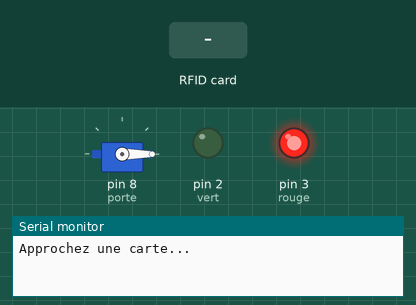
Bench run of a sketch on a simulated Arduino Uno, built with avr-gcc and run on an emulated ATmega328P. Shown: servo, output pins drawn as LEDs (lit = HIGH), the last lines printed to the serial monitor. The test bench sets the inputs (shaded band). Pins used as bus, display or sensor lines are not drawn.

Above: at 1.2 s.
1.3 s: RFID card 5E 7A 19 C4 held to the reader
At 2.7 s:
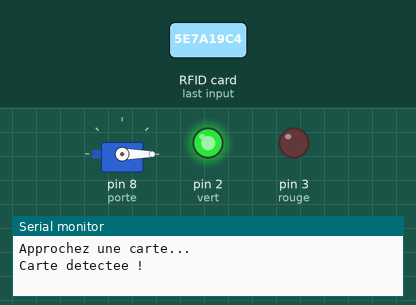
At 5.8 s:
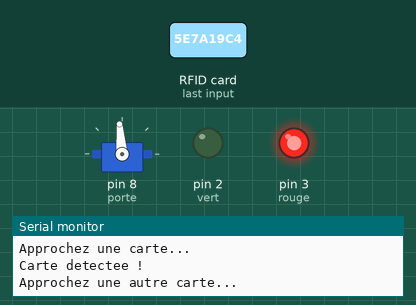
Timing chart, 0 to 7.3 s (numbered marks = the images above; inputs shaded):
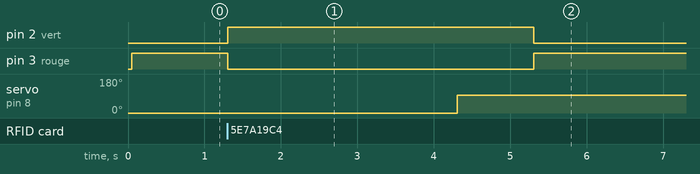

The sketch:

projet4_parkingdoor.ino
```cpp
#include <Servo.h>
#include <SPI.h>
#include <MFRC522.h>

#define SS_PIN 10
#define RST_PIN 9
#define rouge 3
#define vert 2
MFRC522 rfid(SS_PIN, RST_PIN);
Servo porte;

void setup() {
  pinMode(vert,OUTPUT);
  pinMode(rouge,OUTPUT);
  Serial.begin(9600);

  SPI.begin();
  rfid.PCD_Init();

  Serial.println("Approchez une carte...");

  porte.attach(8);
  porte.write(0); // Porte fermée au démarrage
  digitalWrite(vert,LOW);
  digitalWrite(rouge,HIGH);

}

void loop() {

  // Vérifie si une nouvelle carte est présente
  if (!rfid.PICC_IsNewCardPresent()) {
    return;
  }

  // Vérifie si la carte peut être lue
  if (!rfid.PICC_ReadCardSerial()) {
    return;
  }

  Serial.println("Carte detectee !");

  // Ouvrir la porte
  digitalWrite(3,LOW);
  digitalWrite(2,HIGH);
  porte.write(0);
  delay(3000);

  // Fermer la porte
  porte.write(95);
  delay(1000);
  digitalWrite(2,LOW);
  digitalWrite(3,HIGH);
  // Arrête la communication avec la carte
  rfid.PICC_HaltA();

  Serial.println("Approchez une autre carte...");
}
```

Measured:
- after the input at 1.3 s, pin 2 (vert): LOW → HIGH at once, → LOW 4.0 s later; pin 3 (rouge): HIGH → LOW at once, → HIGH 4.0 s later; servo on pin 8 (porte): 0° → 95° after 3.0 s
